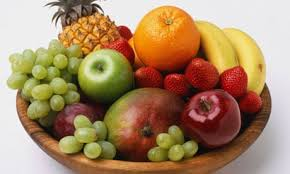
#> input picture ass1/p5/download.jpeg, 290 x 174 px
$ python b.py
#> lines starting #> are read from the running program, lines starting #| are printed output that depends on the picture
### ass1/p5/a.py
import sys
import os
import numpy as np
import cv2


def pad(img: np.ndarray, ph: int, pw: int, mode: str = "reflect") -> np.ndarray:
    if mode == "reflect":
        return np.pad(img, ((ph, ph), (pw, pw)), mode="reflect")
    if mode == "edge":
        return np.pad(img, ((ph, ph), (pw, pw)), mode="edge")
    return np.pad(img, ((ph, ph), (pw, pw)), mode="constant")  # zeros


def convolve(img_u8: np.ndarray,
             kernel: np.ndarray,
             c: int = 0,
             mode: str = "standard",
             padding: str = "reflect") -> np.ndarray:
    if img_u8.dtype != np.uint8:
        raise ValueError("img must be uint8")
    k = kernel.astype(np.float32)
    k = k[::-1, ::-1]
    kh, kw = k.shape
    H, W = img_u8.shape
    img = img_u8.astype(np.float32)

    if mode == "standard":
        ph, pw = kh // 2, kw // 2
        p = pad(img, ph, pw, padding)
        out = np.empty((H, W), dtype=np.float32)
        for y in range(H):
            for x in range(W):
                region = p[y:y+kh, x:x+kw]
                out[y, x] = float(np.sum(region * k))
    elif mode == "full":
        out_h, out_w = H + kh - 1, W + kw - 1
        p = np.pad(img, ((kh-1, kh-1), (kw-1, kw-1)), mode="constant")
        out = np.zeros((out_h, out_w), dtype=np.float32)
        for y in range(out_h):
            for x in range(out_w):
                region = p[y:y+kh, x:x+kw]
                out[y, x] = float(np.sum(region * k))
    else:
        raise ValueError("mode must be standard or full")

    out = out + float(c)
    return np.clip(out, 0, 255).astype(np.uint8)


# [12 lines left out: function convolve_float, not called in this run]


def laplacian_kernel():
    return np.array([[0, 1, 0], [1, -4, 1], [0, 1, 0]], dtype=np.float32)


def gaussian_kernel_1d(sigma: float) -> np.ndarray:
    r = int(np.ceil(3 * sigma))
    x = np.arange(-r, r + 1, dtype=np.float32)
    g = np.exp(-(x * x) / (2 * sigma * sigma))
    g /= g.sum()
    return g


def gaussian_kernel_2d(sigma: float) -> np.ndarray:
    g1 = gaussian_kernel_1d(sigma)
    g2 = np.outer(g1, g1)
    g2 /= g2.sum()
    return g2.astype(np.float32)


# [30 lines left out: function _demo, not called in this run]


# [2 lines that do not run on import are left out]

### ass1/p5/b.py
import sys
import time
import os
import cv2
import numpy as np
from a import convolve, gaussian_kernel_1d, gaussian_kernel_2d, laplacian_kernel


def ensure_dir(p):
    if p and not os.path.isdir(p):
        os.makedirs(p, exist_ok=True)

def convolve_naive_loops(img: np.ndarray, kernel: np.ndarray) -> np.ndarray:
    kh, kw = kernel.shape
    H, W = img.shape
    ph, pw = kh // 2, kw // 2
    p = np.pad(img, ((ph, ph), (pw, pw)), mode="reflect").astype(np.float32)

    out = np.zeros((H, W), dtype=np.float32)
    for y in range(H):
        for x in range(W):
            acc = 0.0
            for i in range(kh):
                for j in range(kw):
                    acc += p[y + i, x + j] * kernel[i, j]
            out[y, x] = acc
    return np.clip(out, 0, 255).astype(np.uint8)


def gaussian_separable(img_u8: np.ndarray, sigma: float, g1) -> np.ndarray:
    # g1 = gaussian_kernel_1d(sigma)
    h = convolve_naive_loops(img_u8, g1.reshape(1, -1))
    v = convolve_naive_loops(h, g1.reshape(-1, 1))
    return v


def main():
    # Accept explicit path or fall back to download.jpeg
    if len(sys.argv) >= 2 and not sys.argv[1].replace('.', '').isdigit():
        img_path = sys.argv[1]
        sigma_arg_start = 2
    else:
        # try defaults
        here = os.path.dirname(__file__)
        candidates = [os.path.join(here, 'download.jpeg'), os.path.join(here, '..', 'download.jpeg')]
        img_path = None
        for c in candidates:
            if os.path.isfile(c):
                img_path = c
                break
        if img_path is None:
            print("Image path not provided and download.jpeg not found. Usage: python b.py <image> [sigma]")
            return
        sigma_arg_start = 1

    sigma = 2.0
    if len(sys.argv) > sigma_arg_start:
        try:
            sigma = float(sys.argv[sigma_arg_start])
        except ValueError:
            pass
    out_dir = os.path.join(os.path.dirname(__file__), 'results')
    ensure_dir(out_dir)

    img = cv2.imread(img_path, cv2.IMREAD_GRAYSCALE)
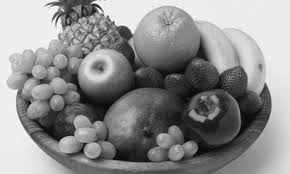
#> img: shape (174, 290); min 0, max 255, mean 141.2
    if img is None:
        print("Could not load", img_path)
        return

    # Laplacian
    lap = convolve(img, laplacian_kernel(), c=128, mode='standard', padding='reflect')
#> in convolve, `k = kernel.astype(np.float32)`: k = [[0, 1, 0], [1, -4, 1], [0, 1, 0]]
#> in pad, `return np.pad(img, ((ph, ph), (pw, pw)), mode="reflect")`:
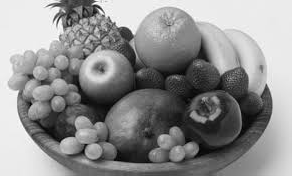
#> returned value: shape (176, 292) float32; min 0, max 255, mean 142.2
#> after the loop in convolve, `for y in range(H):`:
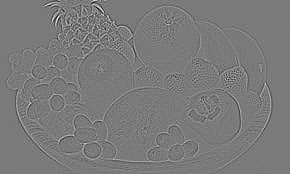
#> out: shape (174, 290) float32; min -292, max 314, mean 0; drawn with min black and max white
#> in convolve, `return np.clip(out, 0, 255).astype(np.uint8)`:
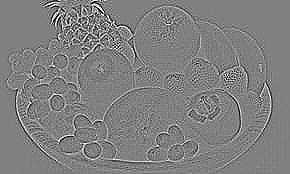
#> returned value: shape (174, 290); min 0, max 255, mean 128
    cv2.imwrite(os.path.join(out_dir, 'laplacian.jpg'), lap)

    # Gaussian naive 2D
    G2 = gaussian_kernel_2d(sigma)
    t0 = time.time()
    # g_naive = convolve(img, G2, c=0, mode='standard', padding='reflect')
    g_naive = convolve_naive_loops(img, G2)
#> after the loop in convolve_naive_loops, `for y in range(H):`:
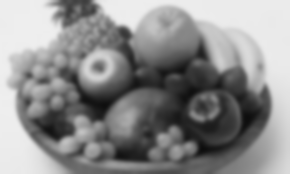
#> out: shape (174, 290) float32; min 13.34, max 238.9, mean 141.2
    t1 = time.time()

    # Gaussian separable
    g1 = gaussian_kernel_1d(sigma)
    t2 = time.time()
    g_sep = gaussian_separable(img, sigma, g1)
#> in convolve_naive_loops (call 2), `p = np.pad(img, ((ph, ph), (pw, pw)), mode="reflect").astype(np.float32)`:
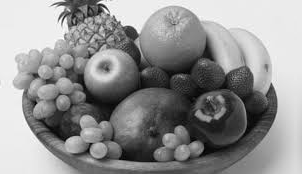
#> p: shape (174, 302) float32; min 0, max 255, mean 144.7
#> in convolve_naive_loops (call 3), `p = np.pad(img, ((ph, ph), (pw, pw)), mode="reflect").astype(np.float32)`:
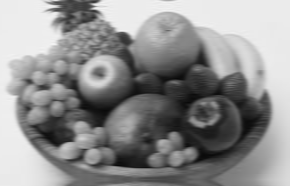
#> p: shape (186, 290) float32; min 8, max 243, mean 143
    t3 = time.time()

    cv2.imwrite(os.path.join(out_dir, f'gauss_naive_sigma{sigma}.jpg'), g_naive)
    cv2.imwrite(os.path.join(out_dir, f'gauss_sep_sigma{sigma}.jpg'), g_sep)
    print(f"Image: {img_path}\nNaive 2D: {(t1 - t0)*1000:.2f} ms  |  Separable: {(t3 - t2)*1000:.2f} ms (sigma={sigma})")


if __name__ == "__main__":
    main()
